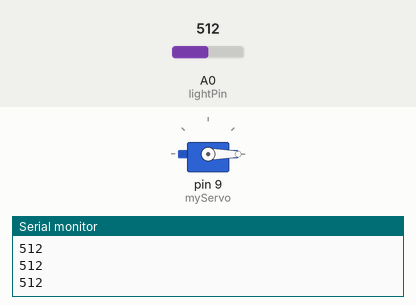
Bench run of a sketch on a simulated Arduino Uno, built with avr-gcc and run on an emulated ATmega328P. Shown: servo, the last lines printed to the serial monitor. The test bench sets the inputs (shaded band); at power-on: A0 (lightPin) = 512.

Above: at 1.2 s.
1.3 s: A0 (lightPin) set to 930
At 2.6 s:
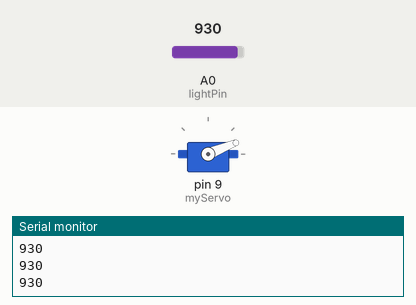
2.9 s: A0 (lightPin) set to 1023
At 3.6 s:
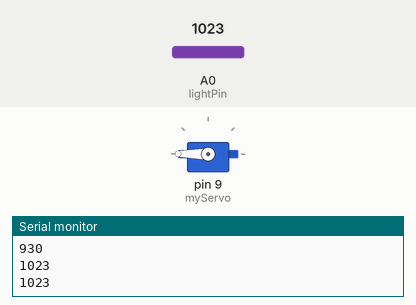
4.6 s: A0 (lightPin) set to 910
At 5.6 s:
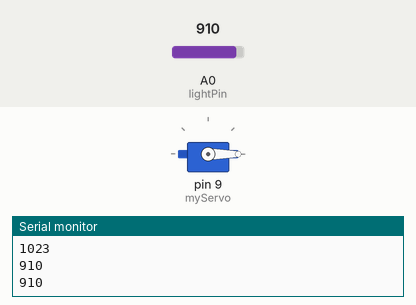
Timing chart, 0 to 7.6 s (numbered marks = the images above; inputs shaded):
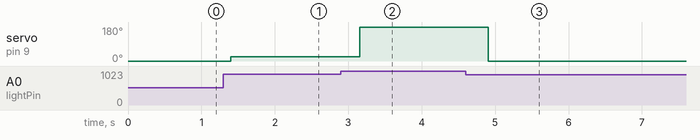

The sketch:

Exp2.ino
```cpp
#include <Servo.h>

Servo myServo;            // create servo object

int lightPin = A0;        // photoresistor connected to A0
int threshold = 700;      // if light > threshold -> bright, else dark
int torchThreshold = 920;  // react to very bright light like torch

void setup() {
  myServo.attach(9);      // servo signal from pin 9
  Serial.begin(9600);     // start serial for debugging
  myServo.write(0);       // starting position - at 0 deg
}

void loop() {
  int light = analogRead(lightPin);  // read voltage from photoresistor
  Serial.println(light);             // send value (0-1023) to Serial Monitor

  if (light > torchThreshold) {           // bright - servo to 90 degrees
    // map torch brightness (750-1023) to angle (0-180)
    int angle = map(light, torchThreshold, 1000, 0, 180);
    myServo.write(angle);
  }
  else {                           // dark - servo to 0 degrees
    myServo.write(0);
  }

  delay(350);                        // small delay for stability
}
```

Measured:
- after the input at 1.3 s, servo on pin 9 (myServo): 0° → 22° after 0.10 s
- after the input at 2.9 s, servo on pin 9 (myServo): 22° → 180° after 0.25 s
- after the input at 4.6 s, servo on pin 9 (myServo): 180° → 0° after 0.31 s
